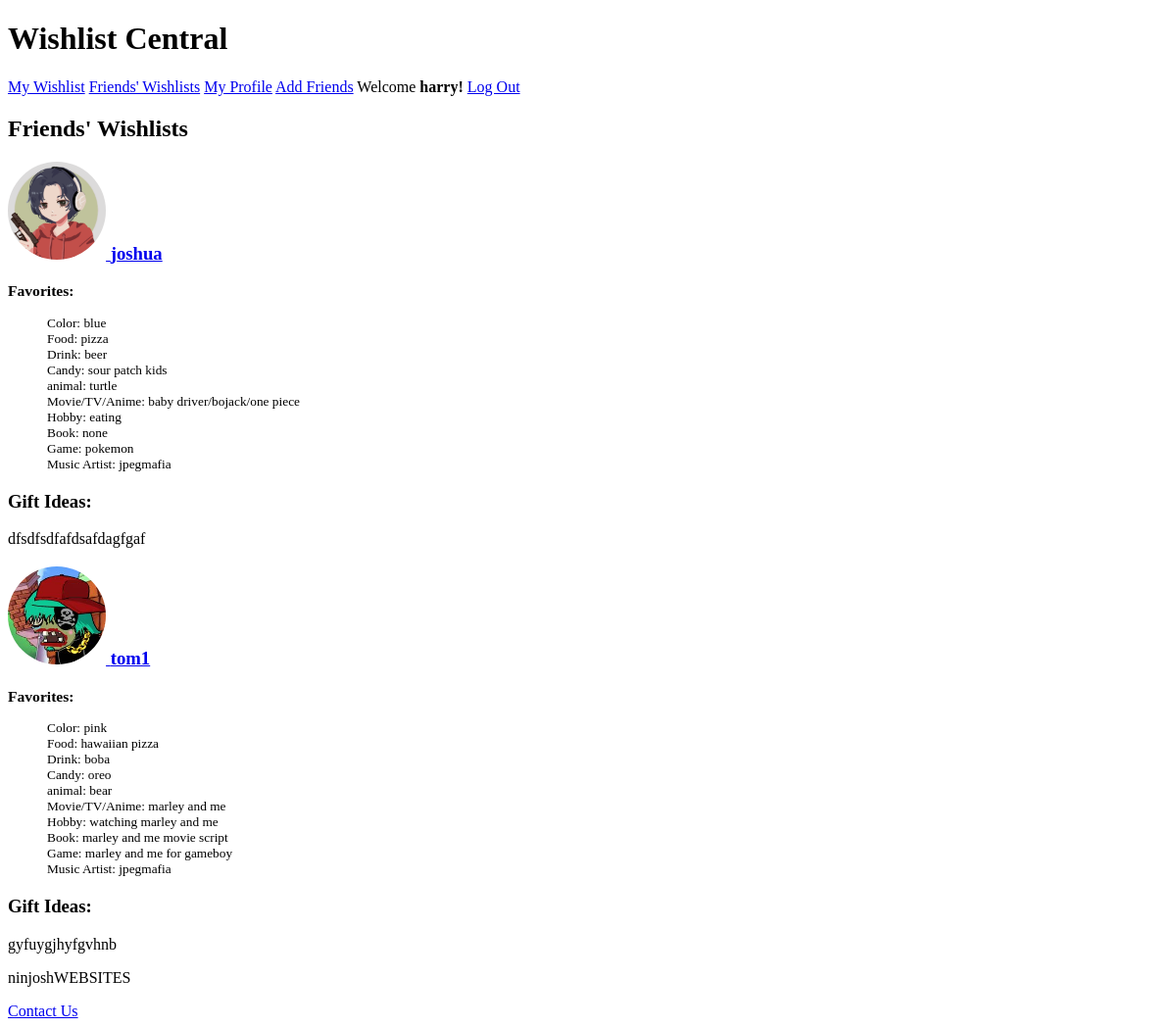
Page / (signed in) on the earlier database version.
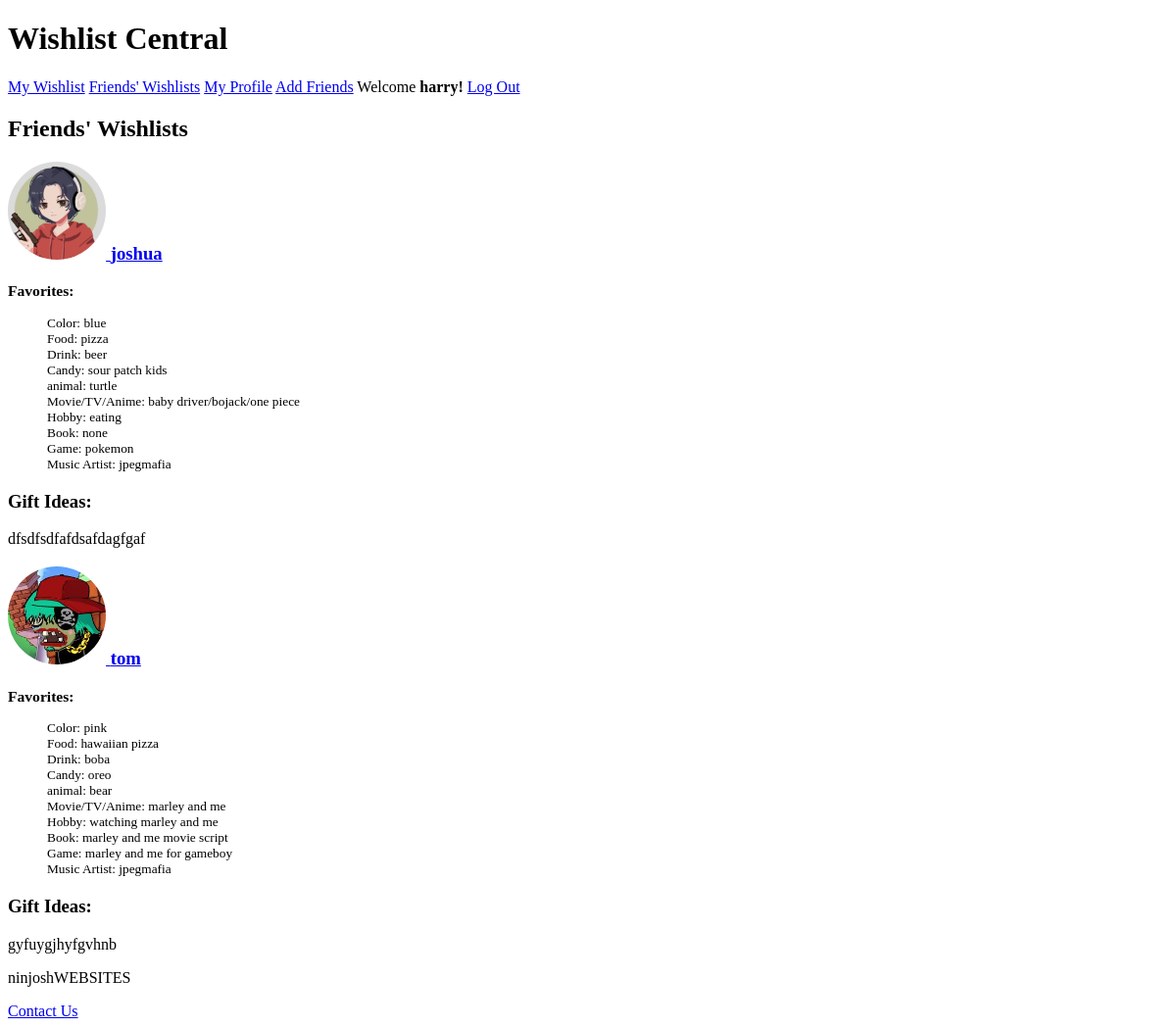
Same page on the later database version.
### wishlist/models.py (models this page shows, shortened)
class Wishlist(models.Model):
    owner = models.OneToOneField(User, on_delete=models.CASCADE)
    created_at = models.DateTimeField(auto_now=True)
    updated_at = models.DateTimeField(auto_now_add=True)
    fav_color = models.CharField(max_length=64)
    fav_food = models.CharField(max_length=64)
    fav_drink = models.CharField(max_length=64)
    fav_candy = models.CharField(max_length=64)
    fav_animal = models.CharField(max_length=64)
    fav_media = models.CharField(max_length=64) #movie/tv/anime
    fav_hobby = models.CharField(max_length=64)
    fav_book = models.CharField(max_length=64)
    fav_game = models.CharField(max_length=64)
    fav_music = models.CharField(max_length=64) #artist
    gift_ideas = models.TextField(max_length=500)

class User(AbstractUser):
    friends = models.ManyToManyField('User', blank=True)
    wishlist_done = models.BooleanField(default=False)
    profile_done = models.BooleanField(default=False)

### wishlist/views.py (the view)
# urls.py: path("", views.index, name="index"),
def index(request):
    wishlists = Wishlist.objects.all() #edit later
    curr_user = request.user
    if curr_user.id == None:
        return render(request, "wishlist/index.html", {
            'wishlists': wishlists,
            'banner': 'Friends\' Wishlists',
        })
    else:
        friends = request.user.friends.all()
        return render(request, "wishlist/index.html", {
            'wishlists': wishlists,
            'banner': 'Friends\' Wishlists',
            'wishlist_done': curr_user.wishlist_done,
            'profile_done': curr_user.profile_done,
            'friends': friends
        })

### wishlist/templates/wishlist/index.html
{% extends "wishlist/layout.html" %}
{% block main %}
<h2>{{banner}}</h2>
<article>
    {% if user.is_authenticated %}
        {% for wishlist in wishlists %}
            {% for f in friends %}
                {% if wishlist.owner == f %}
                    <section>
                        <h3>
                            <a href="{% url 'add-friend' wishlist.owner.id %}">
                                {% if wishlist.owner.profile.avatar %}
                                    <img class="profile-pic" src="{{ wishlist.owner.profile.avatar.url }}">
                                {% endif %}
                                <span class="user-name">{{ wishlist.owner.username }}</span>
                            </a>
                        </h3>
                        <small>
                            <h3>Favorites:</h3>
                            <ul class="favorites">
                                <li>Color: {{ wishlist.fav_color }}</li>
                                <li>Food: {{ wishlist.fav_food }}</li>
                                <li>Drink: {{ wishlist.fav_drink }}</li>
                                <li>Candy: {{ wishlist.fav_candy }}</li>
                                <li>animal: {{ wishlist.fav_animal }}</li>
                                <li>Movie/TV/Anime: {{ wishlist.fav_media }}</li>
                                <li>Hobby: {{ wishlist.fav_hobby }}</li>
                                <li>Book: {{ wishlist.fav_book }}</li>
                                <li>Game: {{ wishlist.fav_game }}</li>
                                <li>Music Artist: {{ wishlist.fav_music }}</li>
                            </ul>
                        </small>
                        <h3>Gift Ideas:</h3>
                        <div class="gift-ideas">{{ wishlist.gift_ideas }}</div>
                    </section>
                {% endif %}
            {% endfor %}
        {% endfor %}
    {% else %}
        <section>Login/Register to see the wishlists.</section>
    {% endif %}
</article>
{% endblock %}

Differences in the rows shown:
changed through a linked row, Wishlist "gyfuygjhyfgvhnb": owner.username "tom1" → "tom"
